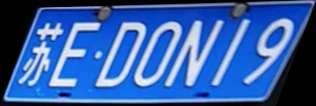
#> input picture pq/1.jpg, 316 x 106 px
$ jupyter execute --allow-errors perspective-quadrilateral.ipynb   (Python 2 division)
#> lines starting #> are read from the running program, lines starting #| are printed output that depends on the picture; after the words box and inside, x2 and y2 are one past the last pixel; in counts of white or black regions, pixels touching at a corner belong together
[cell 1]
import cv2
import matplotlib.colors
import requests
import tempfile
import matplotlib.pyplot as plt
import numpy as np

[cell 2]
src = cv2.imread("1.jpg")
#> src is the input picture: shape (106, 316, 3); mean B, G, R 166.9, 96.3, 55.1
assert src is not None and len(src), "Empty"

[cell 3]
plt.imshow(cv2.cvtColor(src, cv2.COLOR_BGR2RGB))
_ = plt.xticks([]), plt.yticks([])
plt.show()

[cell 4]
bw = cv2.cvtColor(src, cv2.COLOR_BGR2GRAY)
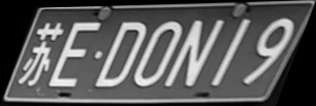
#> bw: shape (106, 316); min 0, max 248, mean 92

[cell 5]
plt.imshow(bw, cmap = 'gray', )
_ = plt.xticks([]), plt.yticks([])
plt.show()

[cell 6]
bw_blur = cv2.blur(bw, (3,3))
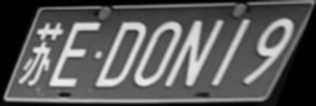
#> bw_blur: shape (106, 316); min 0, max 239, mean 92.1

[cell 7]
plt.imshow(bw_blur, cmap = 'gray', )
_ = plt.xticks([]), plt.yticks([])
plt.show()

[cell 8]
threshold_min = 100
ratio_min_max = 1
bw_canny = cv2.Canny(bw_blur, threshold_min, threshold_min*ratio_min_max, apertureSize=3)
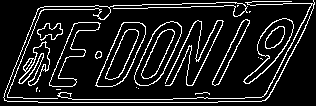
#> bw_canny: shape (106, 316); 11.8% white in thin lines or dots

[cell 9]
plt.imshow(bw_canny, cmap = 'gray', )
_ = plt.xticks([]), plt.yticks([])
plt.show()

[cell 10]
lines = cv2.HoughLinesP(bw_canny, 1, np.pi/180, 70, minLineLength=80, maxLineGap=10)[0]
#> lines = [[38, 102, 217, 102]]

[cell 11]
len(lines)
#> Out = 1

[cell 12]
src_lines = src.copy()
for x1,y1,x2,y2 in lines:
    cv2.line(src_lines,(x1,y1),(x2,y2),(0,255,0),2)
#> this loop made 1 pass
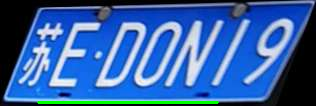
#> src_lines: shape (106, 316, 3); 1.62% of pixels changed, all inside (x1, y1, x2, y2) = (37, 101, 219, 104)

plt.imshow(cv2.cvtColor(src_lines, cv2.COLOR_BGR2RGB))
_ = plt.xticks([]), plt.yticks([])
plt.show()

[cell 13]
def computeIntersect(a, b):
    x1 = a[0]
    y1 = a[1]
    x2 = a[2]
    y2 = a[3]
    x3 = b[0]
    y3 = b[1]
    x4 = b[2]
    y4 = b[3]
    d = ((x1 - x2) * (y3 - y4)) - ((y1 - y2) * (x3 - x4))

    if d:
        d = float(d)
        x = ((x1 * y2 - y1 * x2) * (x3 - x4) - (x1 - x2) * (x3 * y4 - y3 * x4)) / d
        y = ((x1 * y2 - y1 * x2) * (y3 - y4) - (y1 - y2) * (x3 * y4 - y3 * x4)) / d
        return int(x), int(y)
    else:
        return -1, -1

[cell 14]
corners = []
for i, lineI in enumerate(lines):
    for lineJ in lines[i+1:]:
        x, y = computeIntersect(lineI, lineJ)
        if x >=0 and y >= 0:
            corners.append((x, y))
#> this loop made 1 pass
#> after the loop, corners = []

[cell 15]
src_corners = src.copy()
for x1,y1,x2,y2 in lines:
    cv2.line(src_corners,(x1,y1),(x2,y2),(0,255,0),2)

for x1,y1 in corners:
    cv2.circle(src_corners,(x1,y1),3,(0,0,255),2)
#> this loop made 0 passes

plt.imshow(cv2.cvtColor(src_corners, cv2.COLOR_BGR2RGB))
_ = plt.xticks([]), plt.yticks([])
plt.show()

[cell 16]
corners_mat = np.array(corners)
#> corners_mat = empty array

#> (a cell that did not finish here is left out)

[cell 18]
def build_distances(corners):
    dists = np.array([]).reshape(0,3)
    leng = len(corners)
    for index_a in range(leng):
        index_b = index_a + 1
        while index_b < leng:
            dist = np.linalg.norm(corners[index_a] - corners[index_b])
            print ("dist: ", dist)
            dists = np.vstack([dists, [index_a, index_b, dist]])
            index_b += 1
    return dists

length = len(corners)
#> length = 0
while length > 4:
    dists = build_distances(corners)
    print dists, "\n"

    dists = dists[dists[:,2].argsort()]
    print dists, "\n"

    corner_a = int(dists[0][0])
    corner_b = int(dists[0][1])
    new_corner = (corners[corner_a] + corners[corner_b])/2
    corners = np.delete(corners, [corner_a, corner_b], 0)
    corners = np.vstack([corners, new_corner])
    length = len(corners)
    print corners, "\n"

[cell 19]
src_poly = src.copy()

for vert in corners:
    vert = vert
    x1,y1 = vert
    cv2.circle(src_poly,(x1,y1),3,(0,0,255),2)

plt.imshow(cv2.cvtColor(src_poly, cv2.COLOR_BGR2RGB))
_ = plt.xticks([]), plt.yticks([])
plt.show()

#> (a cell that did not finish here is left out)

[cell 21]
def sortCorners(corners, center):
    top = []
    bot = []
    for corner in corners:
        if (corner[1] < center[1]):
            top.append(corner)
        else:
            bot.append(corner)


    tl = top[1] if top[0][0] > top[1][0] else top[0];
    tr = top[0] if top[0][0] > top[1][0] else top[1];
    bl = bot[1] if bot[0][0] > bot[1][0] else bot[0];
    br = bot[0] if bot[0][0] > bot[1][0] else bot[1];

    return np.array((tl, tr, br, bl),np.float32)

[cell 22]
center = np.mean(corners, axis=0)
#> center = nan
#> (the rest of this cell did not finish here and is left out)

#> after the loop in sortCorners, `for corner in corners:`: bot = []

$ run again, with pq/5.jpg copied over pq/1.jpg
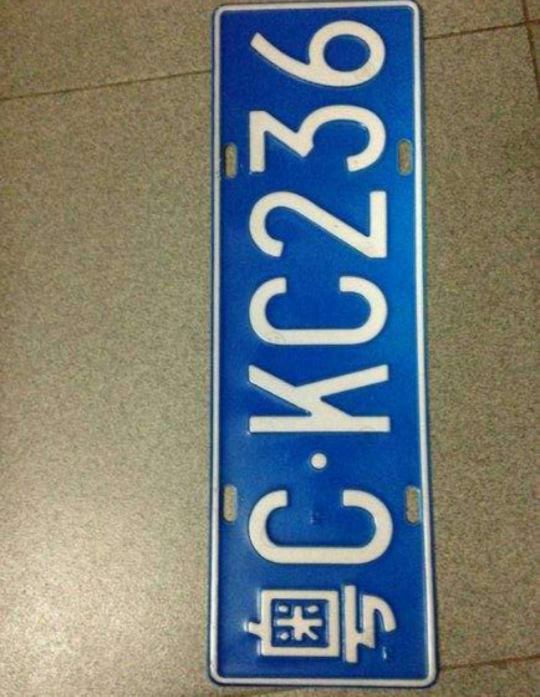
#> input picture pq/5.jpg, 1080 x 1393 px (shown at 1/2 size)
#> src is the input picture: shape (1393, 1080, 3); mean B, G, R 123.2, 122.7, 114.1
#> `bw_canny = cv2.Canny(bw_blur, threshold_min, threshold_min*ratio_min_m..`:
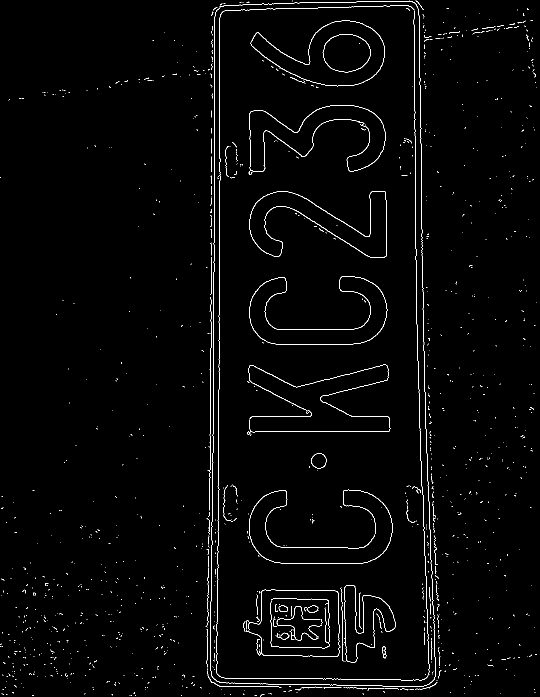
#> bw_canny: shape (1393, 1080) (shown at 1/2 size); 1.6% white in thin lines or dots
#> lines = [[438, 778, 438, 366]]
#> Out = 1
#> the loop `for x1,y1,x2,y2 in lines:` made 1 pass
#> after the loop `for x1,y1,x2,y2 in lines:`:
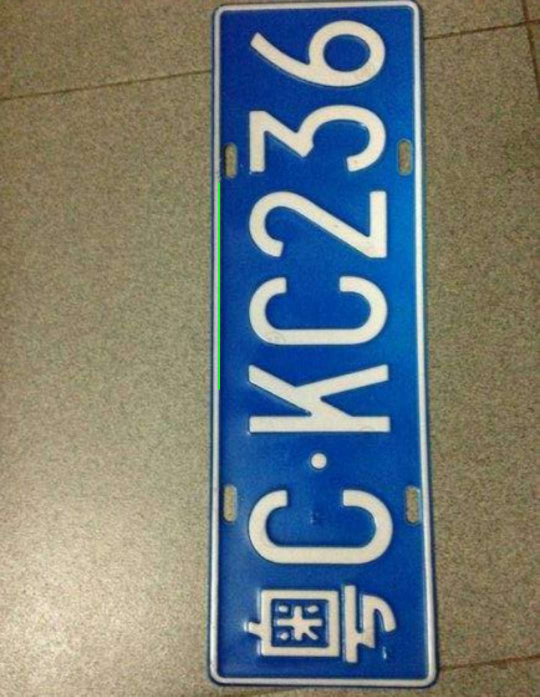
#> src_lines: shape (1393, 1080, 3) (shown at 1/2 size); 0.08% of pixels changed, all inside (x1, y1, x2, y2) = (437, 365, 440, 780)
#> the loop `for i, lineI in enumerate(lines):` made 1 pass
#> after the loop `for i, lineI in enumerate(lines):`: corners = []
#> corners_mat = empty array
#> length = 0
#> center = nan
#> after the loop in sortCorners, `for corner in corners:`: bot = []
